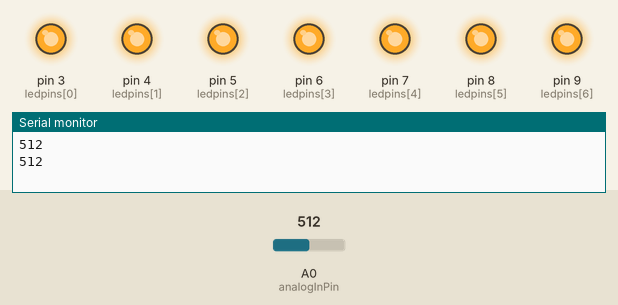
Recording of a sketch running on a simulated Arduino Uno, built with avr-gcc and run on an emulated ATmega328P. Shown: output pins drawn as LEDs (lit = HIGH), the last lines printed to the serial monitor. The test bench sets the inputs (shaded band); at power-on: A0 (analogInPin) = 512.

Above: at 2.8 s.
2.9 s: A0 (analogInPin) set to 270
8.9 s: A0 (analogInPin) set to 248
At 11.2 s:
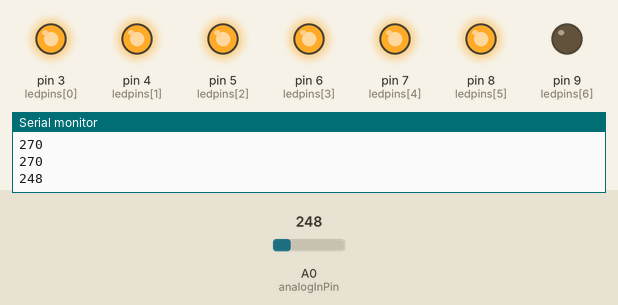
14.9 s: A0 (analogInPin) set to 221
18.4 s: A0 (analogInPin) set to 198
At 21.2 s:
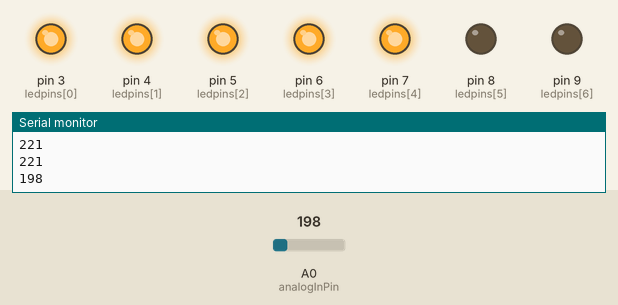
24.4 s: A0 (analogInPin) set to 180
27.9 s: A0 (analogInPin) set to 154
At 28.6 s:
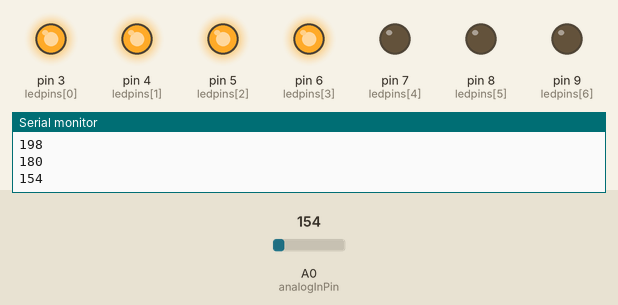
Timing chart, 0 to 30.9 s (numbered marks = the images above; inputs shaded):
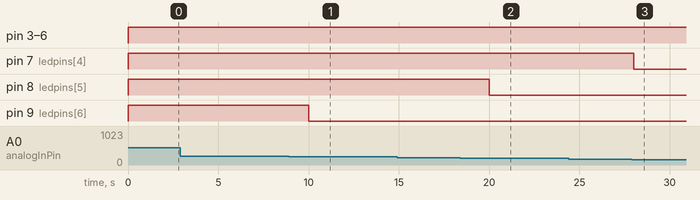

The sketch:

experienceFruits.ino
```cpp
int i;
int ledpins[7]={3,4,5,6,7,8,9};
const int analogInPin = A0;
int sensorValue = 0;
int valeurSortie = 0;

void setup() {
  // put your setup code here, to run once:
  for (i=0; i<8; i++){
      pinMode(ledpins[i], OUTPUT);
  }
  analogReference(INTERNAL);
  Serial.begin(9600);
}

void loop() {

  sensorValue = analogRead(analogInPin);
  Serial.println(sensorValue);

  valeurSortie = map(sensorValue, 0, 300, 0, 7);

  // Pour allumer toutes les lumières
  for (i=0; i<8; i++){
    if (valeurSortie >= i)
      digitalWrite(ledpins[i], HIGH);
  }

  delay(2000);

  for (i=0; i<8; i++){
      digitalWrite(ledpins[i], LOW);
  }

}
```

Measured:
- the behaviour switches between 258 and 257 on A0 (analogInPin) (found by bisection; images 0 and 1)
- the behaviour switches between 215 and 214 on A0 (analogInPin) (found by bisection; images 1 and 2)
- the behaviour switches between 172 and 171 on A0 (analogInPin) (found by bisection; images 2 and 3)
- after the input at 8.9 s, pin 9 (ledpins[6]): HIGH → LOW after 1.1 s
- after the input at 18.4 s, pin 8 (ledpins[5]): HIGH → LOW after 1.6 s
- after the input at 27.9 s, pin 7 (ledpins[4]): HIGH → LOW after 0.11 s
